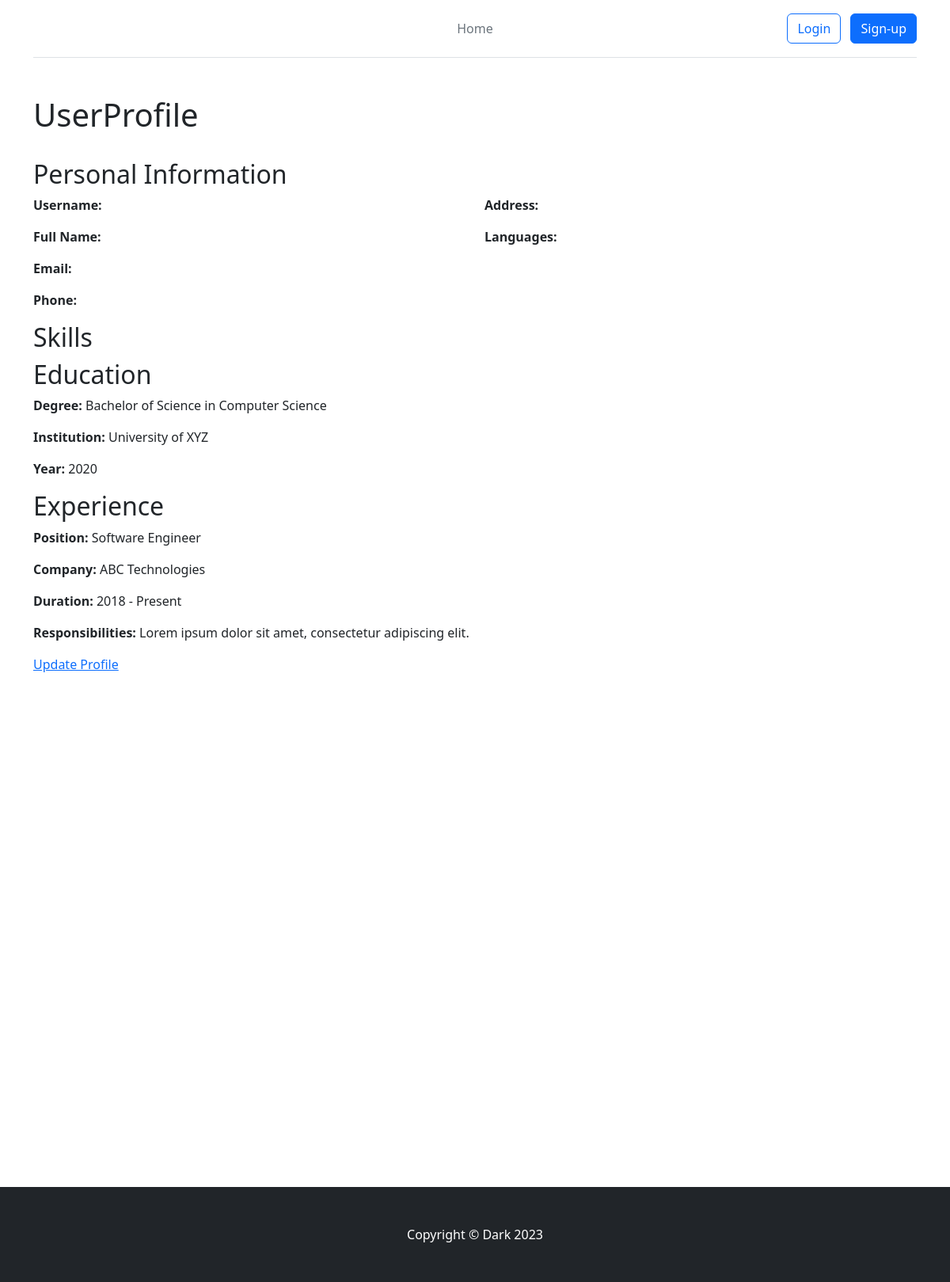
/profile/2/, run on an earlier commit of the app's database.
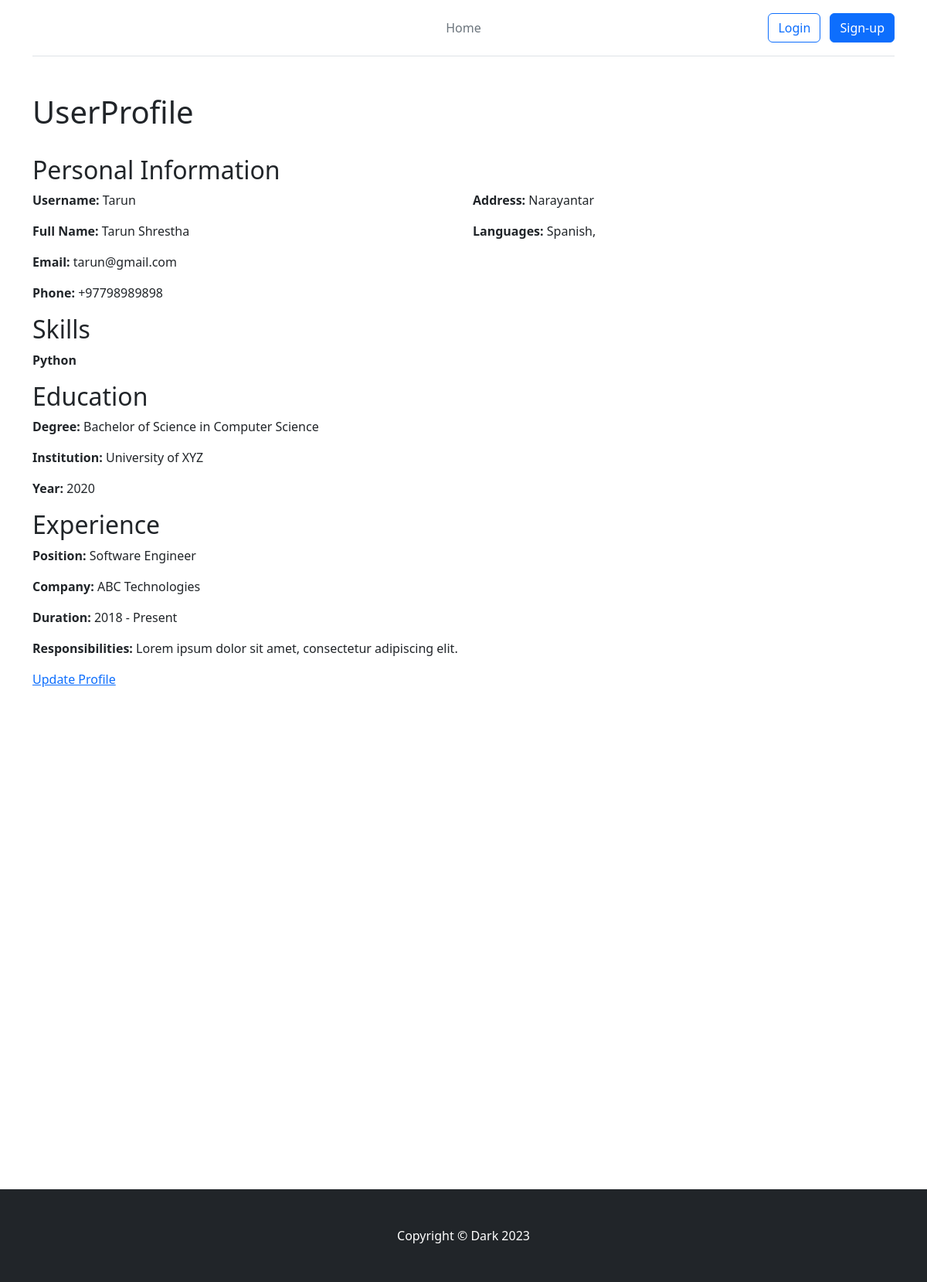
And on a later commit of the database.
### base/models.py (models this page shows, shortened)
class CustomUser(AbstractUser):
    first_name = models.CharField(max_length=50, null=True)
    last_name = models.CharField(max_length=50, null=True)
    username = models.CharField(max_length=50, unique=True, blank=True, null=True)
    address = models.CharField(max_length=100, null=True)
    gender = enum.EnumField(Gender_choice, default=Gender_choice.Others)
    email = models.EmailField(unique=True)
    phone = models.CharField(unique=True, max_length=20)
    date_of_birth = models.DateField(default=None, null=True)
    profile_picture = models.ImageField(null=True, upload_to='static/', blank=True)
    skills = models.ManyToManyField(Skill)
    languages = models.ManyToManyField(Language)
    groups = models.ManyToManyField(
        Group,
        related_name='customuser_set',
        blank=True,
        help_text=('The groups this user belongs to. A user will get all permissions granted to each of their groups.'),
        related_query_name='customuser'
    )
    user_permissions = models.ManyToManyField(
        Permission,
        related_name='customuser_set',
        blank=True,
        help_text=('Specific permissions for this user.'),
        related_query_name='customuser'
    )

class Language(models.Model):
    name = models.CharField(max_length=50)

class Skill(models.Model):
    name = models.CharField(max_length=50)

### base/views.py (the view)
# urls.py: path('profile/<int:user_id>/', views.User_profile, name='profile'),
def User_profile(request, user_id):
    users = CustomUser.objects.filter(pk=user_id).first()
    return render(request, 'user_profile.html', context={'users':users})

### templates/user_profile.html (shortened to what this page needs)
{% extends 'base.html'%}
    {%block content%}
    <div class="container">
      <br>
      <h1>UserProfile</h1>
        <br>
      <div class="cv-section">
          <h2>Personal Information</h2>
          <div class="row">
              <div class="col-md-6">
                  <p><strong>Username:</strong> {{ users.username|capfirst }}</p>
                  <p><strong>Full Name:</strong> {{ users.first_name|capfirst }} {{ users.last_name|capfirst }}</p>
                  <p><strong>Email:</strong> {{ users.email }}</p>
                  <p><strong>Phone:</strong> {{ users.phone }}</p>
              </div>
              <div class="col-md-6">
                  <p><strong>Address:</strong> {{ users.address|capfirst }}</p>
                  <p><strong>Languages:</strong>
                    {% for lan in users.languages.all %}
                    {{ lan.name }},
                    {% endfor %}
                  </p>
              </div>
          </div>
      </div>
      <div class="cv-section">
        <h2>Skills</h2>
        {% for skill in users.skills.all %}
          <p><strong>{{skill.name}}</strong> </p>
        {%endfor%}
    </div>
      <div class="cv-section">
          <h2>Education</h2>
          <p><strong>Degree:</strong> Bachelor of Science in Computer Science</p>
          <p><strong>Institution:</strong> University of XYZ</p>
          <p><strong>Year:</strong> 2020</p>
      </div>
      <div class="cv-section">
          <h2>Experience</h2>
          <p><strong>Position:</strong> Software Engineer</p>
          <p><strong>Company:</strong> ABC Technologies</p>
          <p><strong>Duration:</strong> 2018 - Present</p>
          <p><strong>Responsibilities:</strong> Lorem ipsum dolor sit amet, consectetur adipiscing elit.</p>
      </div>
      <a href="{% url 'update_profile' users.id %}">Update Profile</a>
  </div>
{%endblock%}

What changed in the data, as far as the page shows it:
added CustomUser: username "Tarun", first_name "Tarun", last_name "Shrestha", email "tarun@gmail.com", phone "+97798989898", address "Narayantar"
now on this page (row unchanged): Language: name "Spanish"
now on this page (row unchanged): Skill: name "Python"
